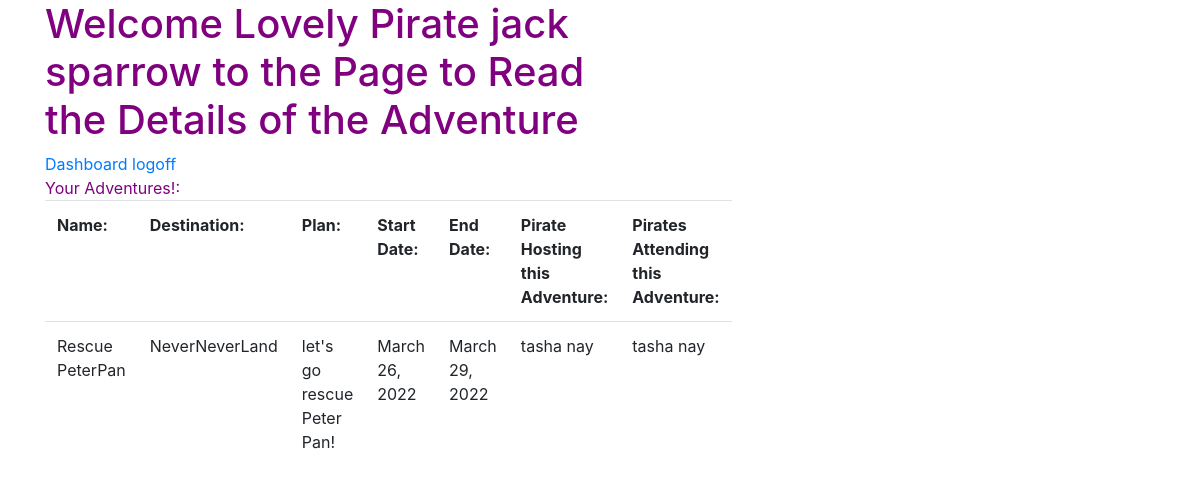
The page /pirates_adventure/adventures/11 (signed in) on the database its author committed.
### log_reg_adventure_app/models.py (models this page shows)
class User(models.Model):
    first_name = models.CharField(max_length=45)
    last_name = models.CharField(max_length=45)
    alias = models.CharField(max_length=45)
    email = models.CharField(max_length=45)
    password = models.CharField(max_length=255)
    birthday = models.DateField()
    created_at = models.DateTimeField(auto_now_add=True)
    updated_at = models.DateTimeField(auto_now=True)
    objects = LoginManager()

### adventure_app/models.py (models this page shows)
class Adventure(models.Model):
    name = models.CharField(max_length=45)
    attending_adventure = models.ManyToManyField(User, related_name="pirates_attending_adventures_list", default = "")
    hosting_adventure = models.ForeignKey(User, related_name="pirates_hosting_adventures_list", default = "")
    destination = models.CharField(max_length = 255)
    start_date = models.DateField()
    end_date = models.DateField()
    plan = models.TextField()
    created_at = models.DateTimeField(auto_now_add=True)
    updated_at = models.DateTimeField(auto_now=True)
    objects = AdventureManager()

### adventure_app/views.py (the view)
# urls.py: url(r'^adventures/(?P<adventure_id>\d+)$', views.Read),
def Read(request, adventure_id):
    if 'user_id' not in request.session:
        return redirect('/')
    this_pirate_id = request.session["user_id"]
    this_pirate = User.objects.get(id=this_pirate_id)
    this_adventure = Adventure.objects.get(id=adventure_id)
    attend_list = this_adventure.attending_adventure
    host_list = this_adventure.hosting_adventure
    context = {
        'this_pirate_template': this_pirate,
        'this_adv_template': this_adventure,
        'attend_list_template': attend_list,
        'host_list_template': host_list,
    }
    return render(request, "adventure_app/read.html", context)

### adventure_app/templates/adventure_app/read.html (shortened to what this page needs)
<!DOCTYPE html>
<html>
<head>
<link rel="stylesheet" href="https://stackpath.bootstrapcdn.com/bootstrap/4.3.1/css/bootstrap.min.css">
{% load static %}
<link rel="stylesheet" href="{% static 'adventure_app/css/style.css' %}">
</head>
<body>
<div class = "container" >
    <div class = "text_left">
       <div class="row">
           <div class="col-6">
                <h1>Welcome Lovely Pirate {{this_pirate_template.first_name}} {{this_pirate_template.last_name}}  to the Page to Read the Details of the Adventure</h1>
            </div>
       </div>
       <div class="row">
            <div class="col-6">
                    <a href="/pirates_adventure/dashboard">Dashboard</a>
                    <a href= "/logout"> logoff</a>
            </div>
        </div>
    </div>
    <div class = "middle">
        <div class="row">
            <div class="col-6">
                <table class = "table">
                        <th>Name:  </th>
                        <th>Destination:  </th>
                        <th>Plan:  </th>
                        <th>Start Date:  </th>
                        <th>End Date:  </th>
                        <th>Pirate Hosting this Adventure:  </th>
                        <th>Pirates Attending this Adventure:  </th>
                        <tr>
                            <td>{{this_adv_template.name}}</td>
                            <td>{{this_adv_template.destination}}</td>
                            <td>{{this_adv_template.plan}}</td>
                            <td>{{this_adv_template.start_date}}</td>
                            <td>{{this_adv_template.end_date}}</td>
                            <td>{{this_adv_template.hosting_adventure.first_name}}  {{this_adv_template.hosting_adventure.last_name}}</td>
                            <td>{% for b in this_adv_template.attending_adventure.all %}
                                    {{b.first_name}}  {{b.last_name}}
                                {% endfor %}
                            </td>                        </tr>
                     </table>
            </div>
        </div>
    </div>
</div>
</body>
</html>

### adventure_app/static/adventure_app/css/style.css (style rules this page uses)
* { margin:0px; padding: 0px; }
.container { color: purple; }
.text_left { display:inline-block; }

### rows shown on the page
User: first_name "jack", last_name "sparrow"
Adventure: name "Rescue PeterPan", destination "NeverNeverLand", plan "let's go rescue Peter Pan!", start_date "March 26, 2022", end_date "March 29, 2022", hosting_adventure.first_name "tasha", hosting_adventure.last_name "nay"
User: first_name "tasha", last_name "nay"
